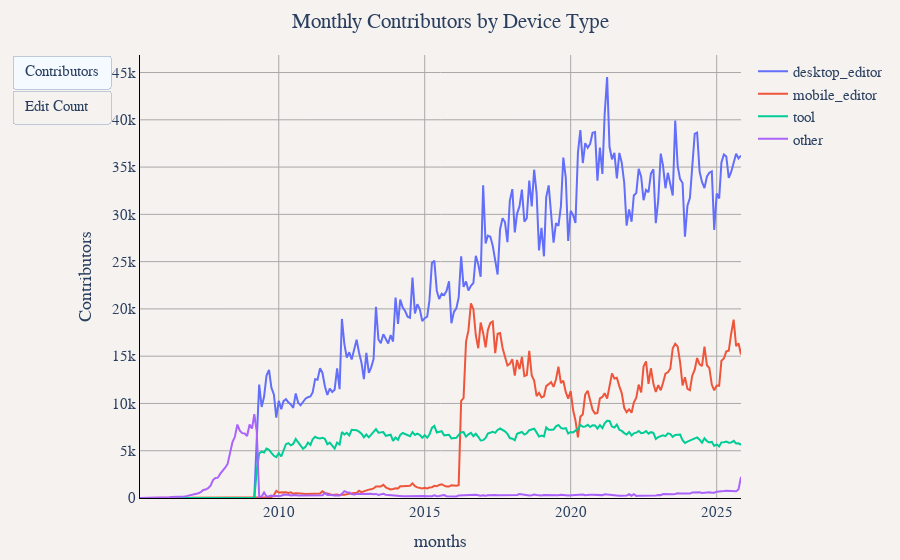

The code cell stored with this chart in its notebook:
### Markdown cell above
## Monthly Contributors by Device Type

### Code cell
df_device_metrics = duckdb.sql("""
SELECT
    CONCAT(year, '-', LPAD(CAST(month as VARCHAR), 2, '0')) as months,
    device_type,
    COUNT(DISTINCT user_name) as Contributors,
    CAST(SUM(edit_count) as BIGINT) as "Edit Count"
FROM '../changeset_data/year=*/month=*/*.parquet'
WHERE device_type IS NOT NULL
GROUP BY year, month, device_type
ORDER BY year, month, device_type
""").df()

util.show_figure(
    [
        util.FigureConfig(
            title="Monthly Contributors by Device Type",
            label="Contributors",
            x_col="months",
            y_col="Contributors",
            group_col="device_type",
            query_or_df=df_device_metrics,
        ),
        util.FigureConfig(
            title="Monthly Edit Count by Device Type",
            label="Edit Count",
            x_col="months",
            y_col="Edit Count",
            group_col="device_type",
            query_or_df=df_device_metrics,
        ),
    ],
)

### Figure 1 — Plotly figure (JSON) as saved in the notebook; plotly's stock layout.template omitted (floating-point values rounded to 4 significant figures; data arrays with more than 128 entries replaced by an {"elided": "..."} marker saying what was removed)
{"data": [{"hovertemplate": "desktop_editor<br>%{x}<br>%{y:,} Contributors<extra></extra>", "name": "desktop_editor", "type": "scatter", "visible": true, "x": {"elided": "248 str values"}, "y": {"elided": "248 int values"}}, {"hovertemplate": "mobile_editor<br>%{x}<br>%{y:,} Contributors<extra></extra>", "name": "mobile_editor", "type": "scatter", "visible": true, "x": {"elided": "248 str values"}, "y": {"elided": "248 int values"}}, {"hovertemplate": "tool<br>%{x}<br>%{y:,} Contributors<extra></extra>", "name": "tool", "type": "scatter", "visible": true, "x": {"elided": "248 str values"}, "y": {"elided": "248 int values"}}, {"hovertemplate": "other<br>%{x}<br>%{y:,} Contributors<extra></extra>", "name": "other", "type": "scatter", "visible": true, "x": {"elided": "248 str values"}, "y": {"elided": "248 int values"}}, {"hovertemplate": "desktop_editor<br>%{x}<br>%{y:,} Edit Count<extra></extra>", "name": "desktop_editor", "type": "scatter", "visible": false, "x": {"elided": "248 str values"}, "y": {"elided": "248 int values"}}, {"hovertemplate": "mobile_editor<br>%{x}<br>%{y:,} Edit Count<extra></extra>", "name": "mobile_editor", "type": "scatter", "visible": false, "x": {"elided": "248 str values"}, "y": {"elided": "248 int values"}}, {"hovertemplate": "tool<br>%{x}<br>%{y:,} Edit Count<extra></extra>", "name": "tool", "type": "scatter", "visible": false, "x": {"elided": "248 str values"}, "y": {"elided": "248 int values"}}, {"hovertemplate": "other<br>%{x}<br>%{y:,} Edit Count<extra></extra>", "name": "other", "type": "scatter", "visible": false, "x": {"elided": "248 str values"}, "y": {"elided": "248 int values"}}], "layout": {"barmode": "stack", "font": {"family": "Times", "size": 15}, "margin": {"b": 55, "l": 55, "r": 55, "t": 55}, "paper_bgcolor": "#f5f2f0", "plot_bgcolor": "#f5f2f0", "title": {"text": "Monthly Contributors by Device Type", "x": 0.5}, "updatemenus": [{"buttons": [{"args": [{"visible": [true, true, true, true, false, false, false, false]}, {"title.text": "Monthly Contributors by Device Type", "xaxis.title.text": "months", "yaxis.title.text": "Contributors"}], "label": "Contributors", "method": "update"}, {"args": [{"visible": [false, false, false, false, true, true, true, true]}, {"title.text": "Monthly Edit Count by Device Type", "xaxis.title.text": "months", "yaxis.title.text": "Edit Count"}], "label": "Edit Count", "method": "update"}], "type": "buttons"}], "xaxis": {"gridcolor": "darkgray", "linecolor": "black", "showgrid": true, "tickcolor": "black", "title": {"text": "months"}, "zerolinecolor": "darkgray"}, "yaxis": {"gridcolor": "darkgray", "linecolor": "black", "rangemode": "tozero", "showgrid": true, "tickcolor": "black", "title": {"text": "Contributors"}, "zerolinecolor": "darkgray"}}}
